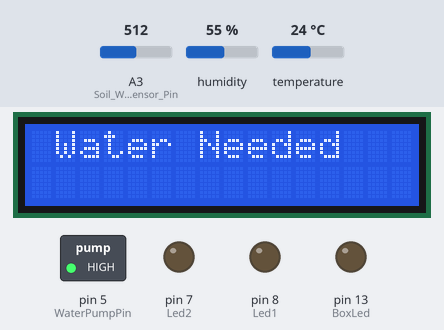
The sketch below on a simulated Arduino Uno, built with avr-gcc and run on an emulated ATmega328P. Shown: 16×2 character LCD, switched loads named in the sketch (green lamp = pin HIGH), output pins drawn as LEDs (lit = HIGH). The test bench sets the inputs (shaded band); at power-on: A3 (Soil_Water_Sensor_Pin) = 512, temperature 24 °C, humidity 55 %. What the sketch prints to the serial monitor is not drawn.

Above: at 2.7 s.
2.8 s: A3 (Soil_Water_Sensor_Pin) set to 494
At 7.1 s:
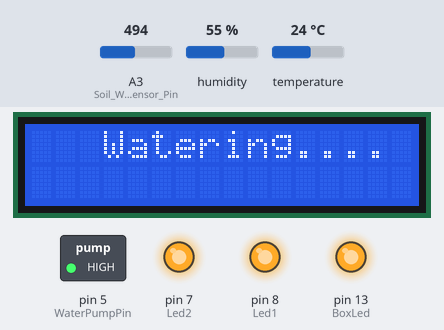
10.4 s: temperature set to 35 °C
At 11.4 s:
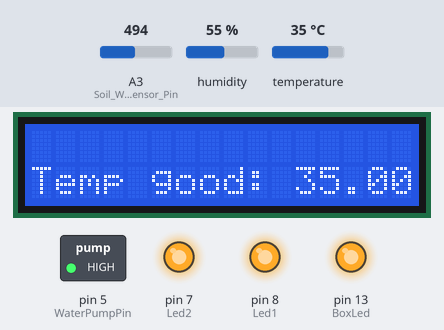
18.0 s: temperature set to 38 °C
At 19.7 s:
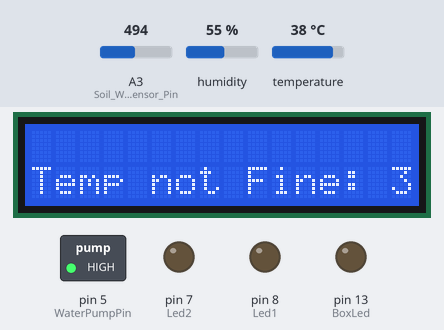
25.6 s: temperature set to 12 °C
At 26.9 s:
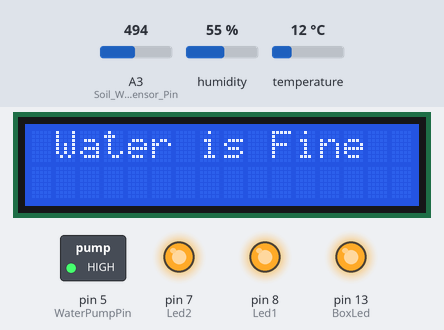
33.2 s: A3 (Soil_Water_Sensor_Pin) set to 511
At 36.5 s:
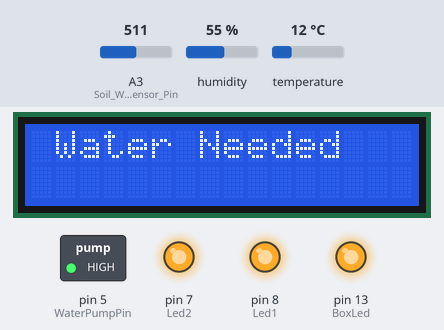
40.8 s: A3 (Soil_Water_Sensor_Pin) set to 490
At 45.7 s:
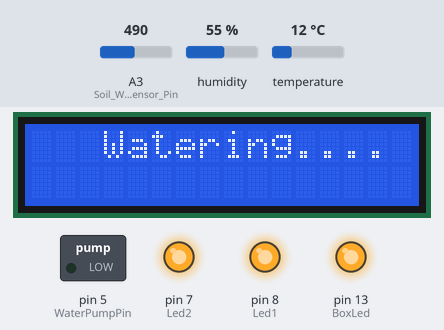
Timing chart, 0 to 47.4 s (numbered marks = the images above; inputs shaded):
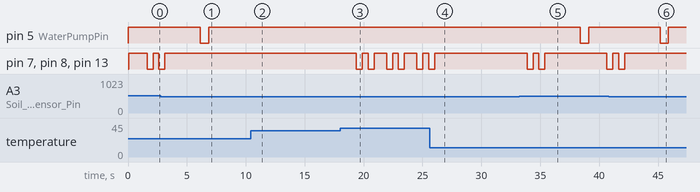

The sketch:

Auto_Watering_System.ino
```cpp
#include <Wire.h>

#include <LiquidCrystal_I2C.h>

#include <DHT.h>   // Libraries To Include

// Undefined Or Comment it To Hide Serial Results
#define DEBUG

#define DHTPIN 9
#define DHTTYPE DHT11

const byte Soil_Water_Sensor_Pin = A3;
const int WaterPumpPin = 5;

const int Led1 = 8;
const int Led2 = 7;
const int BoxLed = 13;

const int lcd_Width = 16;
const int lcd_Height = 2;       // pins and constants we need

LiquidCrystal_I2C lcd(0x27, lcd_Width, lcd_Height);

DHT dht (DHTPIN, DHTTYPE);    // objects we need


#include "classes.h"    // Include The Extra Code For OOP (Object Orinted Programming)

DHTSensorControl DHTSensor;
SoilSensorControl SoilSensor;
LedsControl Leds;
PumpControl Pump;     // define all objects we need from The OOP

void setup() {
  // put your setup code here, to run once:
#ifdef DEBUG
  Serial.begin(9600);
#endif

  DHTSensor.begin();
  SoilSensor.begin(Soil_Water_Sensor_Pin);
  Pump.begin(WaterPumpPin);

  Serial.println("All Sensors Begin.");

  Leds.beginLeds(Led1, Led2 , BoxLed);  // Begin Every Thing

  lcd.begin();
  lcd.backlight();

  lcd.setCursor(1, 0);
  lcd.print("Auto Watering");
  lcd.setCursor(6, 1);
  lcd.print("System");   // Begin LCD And Print on it

  Serial.println("Printing on Lcd.");

  digitalWrite(Led1 , HIGH);
  digitalWrite(Led2 , HIGH);
  digitalWrite(BoxLed , HIGH);

  Serial.println("Leds Are Open.");

  delay(1500);
  lcd.clear();

}

void loop() {
  // put your main code here, to run repeatedly:
  int SoilData = map(analogRead(Soil_Water_Sensor_Pin), 1023, 0, 1000, 0);

  float TempData = DHTSensor.getTemp();  // get data we need

  Serial.print("Water Amount in Soil:  ");
  Serial.println(SoilData);

  Serial.print("Temp: ");
  Serial.println(TempData);

  if (SoilData >= 500) {  // Check if Water Needed or No

    lcd.setCursor(1, 0);
    lcd.print("Water Needed");

    Serial.println("Water is nedeed now for The Plant");

    Leds.FlashLeds(Led1 , Led2 , BoxLed);
    delay(3000);
    lcd.clear();
    lcd.setCursor(3, 0);
    lcd.print("Watering....");
    Pump.WaterPlanet(WaterPumpPin);  // Water planet via Pump
    delay(700);
    Pump.StopWatering(WaterPumpPin);
    delay(1000);
    lcd.clear();

  } else {

    lcd.setCursor(1, 0);  // Don't water if every thing OK

    lcd.print("Water is Fine");
    Serial.println("All Fine Water is Good");
    Pump.StopWatering(WaterPumpPin);
    delay(500);
    lcd.clear();
  }


  if (TempData > 9.0 && TempData <= 36) {  // Check The Temprature
    lcd.setCursor(0, 1);
    lcd.print("Temp good: ");
    Serial.println("All Fine Temprature is Good");
    lcd.print(TempData);
    delay(500);
    lcd.clear();
  } else {
    lcd.setCursor(0, 1);
    lcd.print("Temp not Fine: ");
    Serial.println("Temperature isn't Good for The Plant");
    lcd.print(TempData);
    Leds.FlashLeds(Led1 , Led2 , BoxLed);
    delay(500);
    lcd.clear();
  }


}
```

classes.h
```cpp
// The Extra Code For OOP

class DHTSensorControl {  // Class For DHT
  public:

    void begin() {

      dht.begin();

    }

    float getTemp() {
      float Temp = dht.readTemperature();

      if (isnan(Temp)) {
        Serial.println("Error in temp");
        return 0.0;

      } else {
        return Temp;

      }

    }

    float getHumidity() {
      float Humidity = dht.readHumidity();

      if (isnan(Humidity)) {
        Serial.println("Error in Humidity");
        return 0.0;

      } else {

        return Humidity;
      }
    }

};


class SoilSensorControl {  // Class For The Soil Sensor
  public:
    void begin(int pin) {
      pinMode(pin , INPUT);

    }


};

class LedsControl {  // Class For The LEDS
  public:
    void beginLeds(int Led1Pin , int Led2Pin = 2 , int Led3Pin = 2) {
      pinMode(Led1Pin, OUTPUT);
      pinMode(Led2Pin, OUTPUT);
      pinMode(Led3Pin, OUTPUT);

    }

    void FlashLeds(int Led1Pin , int Led2Pin = 2 , int Led3Pin = 2) {
      digitalWrite(Led1Pin , LOW);
      digitalWrite(Led2Pin , LOW);
      digitalWrite(Led3Pin , LOW);
      delay(500);
      digitalWrite(Led1Pin , HIGH);
      digitalWrite(Led2Pin , HIGH);
      digitalWrite(Led3Pin , HIGH);
      delay(500);
      digitalWrite(Led1Pin , LOW);
      digitalWrite(Led2Pin , LOW);
      digitalWrite(Led3Pin , LOW);
      delay(500);
      digitalWrite(Led1Pin , HIGH);
      digitalWrite(Led2Pin , HIGH);
      digitalWrite(Led3Pin , HIGH);


    }
};


class PumpControl {  // class For WaterPump
  public:

    void begin(int PumpPin) {
      pinMode(PumpPin, OUTPUT);
      StopWatering(PumpPin);
    }

    void WaterPlanet(int PumpPin) {
      digitalWrite(PumpPin, LOW);

    }

    void StopWatering(int PumpPin) {
      digitalWrite(PumpPin, HIGH);
    }
};
```

Measured:
- the behaviour switches between 511 and 510 on A3 (Soil_Water_Sensor_Pin) (found by bisection; images 0 and 1)
- the behaviour switches between 36 and 37 °C on temperature (found by bisection; images 2 and 3)
- after the input at 2.8 s, pin 7 (Led2), pin 8 (Led1), pin 13 (BoxLed): goes on until 3.1 s, then stays HIGH
- after the input at 18.0 s, pin 7 (Led2), pin 8 (Led1), pin 13 (BoxLed): HIGH → LOW after 1.4 s, then repeats every 2.6 s: HIGH 0.50 s, LOW 0.50 s, HIGH 1.1 s, LOW 0.50 s; the display: first differs from a run without the input after 1.4 s (image 3)
- after the input at 25.6 s, pin 7 (Led2), pin 8 (Led1), pin 13 (BoxLed): goes on until 26.0 s, then stays HIGH
- after the input at 33.2 s, pin 5 (WaterPumpPin): HIGH → LOW after 5.2 s, → HIGH 0.70 s later; pin 7 (Led2), pin 8 (Led1), pin 13 (BoxLed): goes LOW 0.50 s, HIGH 0.50 s, LOW 0.50 s, HIGH 5.3 s, then LOW, starting after 0.68 s; the display: first differs from a run without the input after 0.68 s (image 5)
- after the input at 40.8 s, pin 7 (Led2), pin 8 (Led1), pin 13 (BoxLed): goes on until 42.2 s, then stays HIGH
